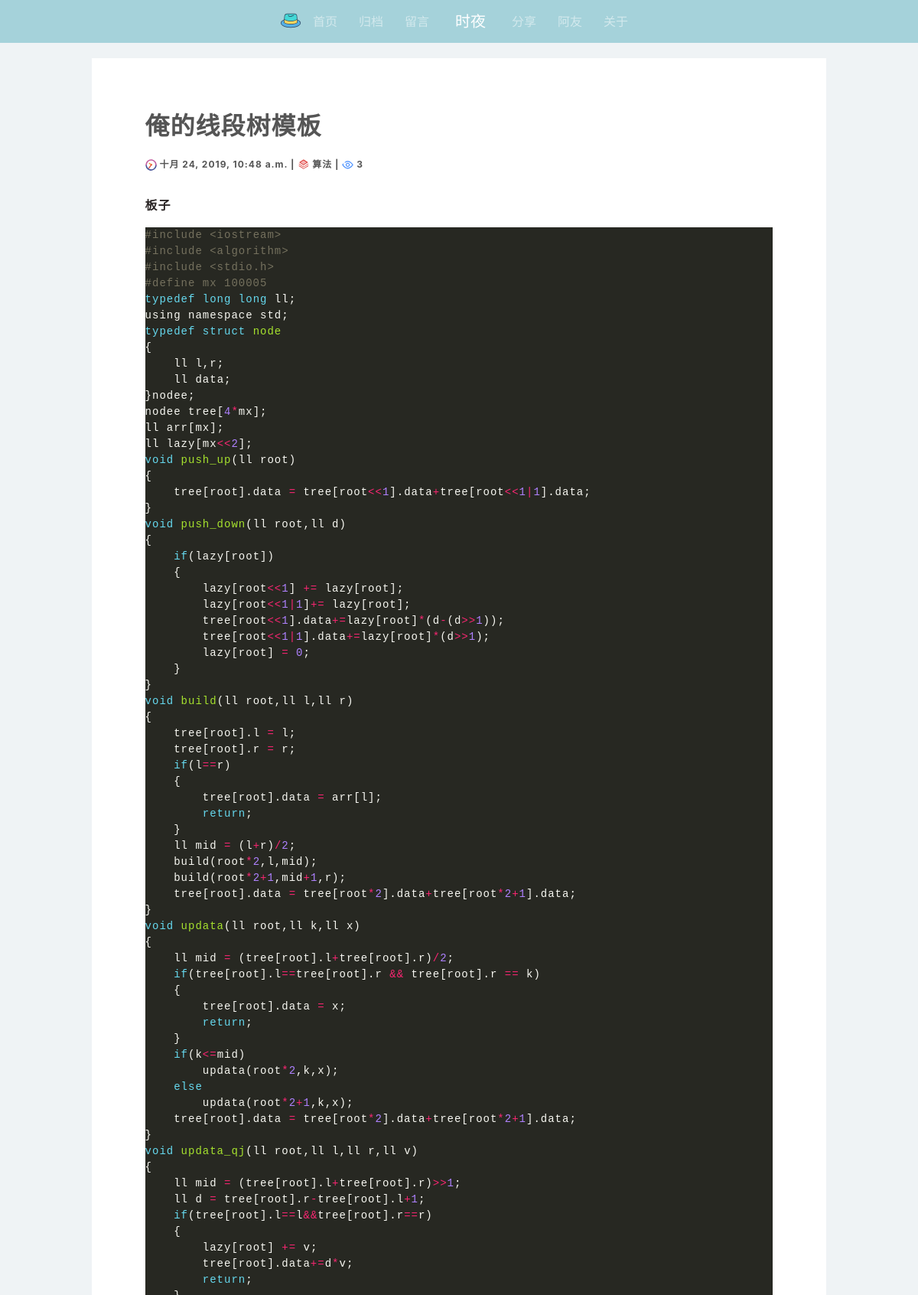
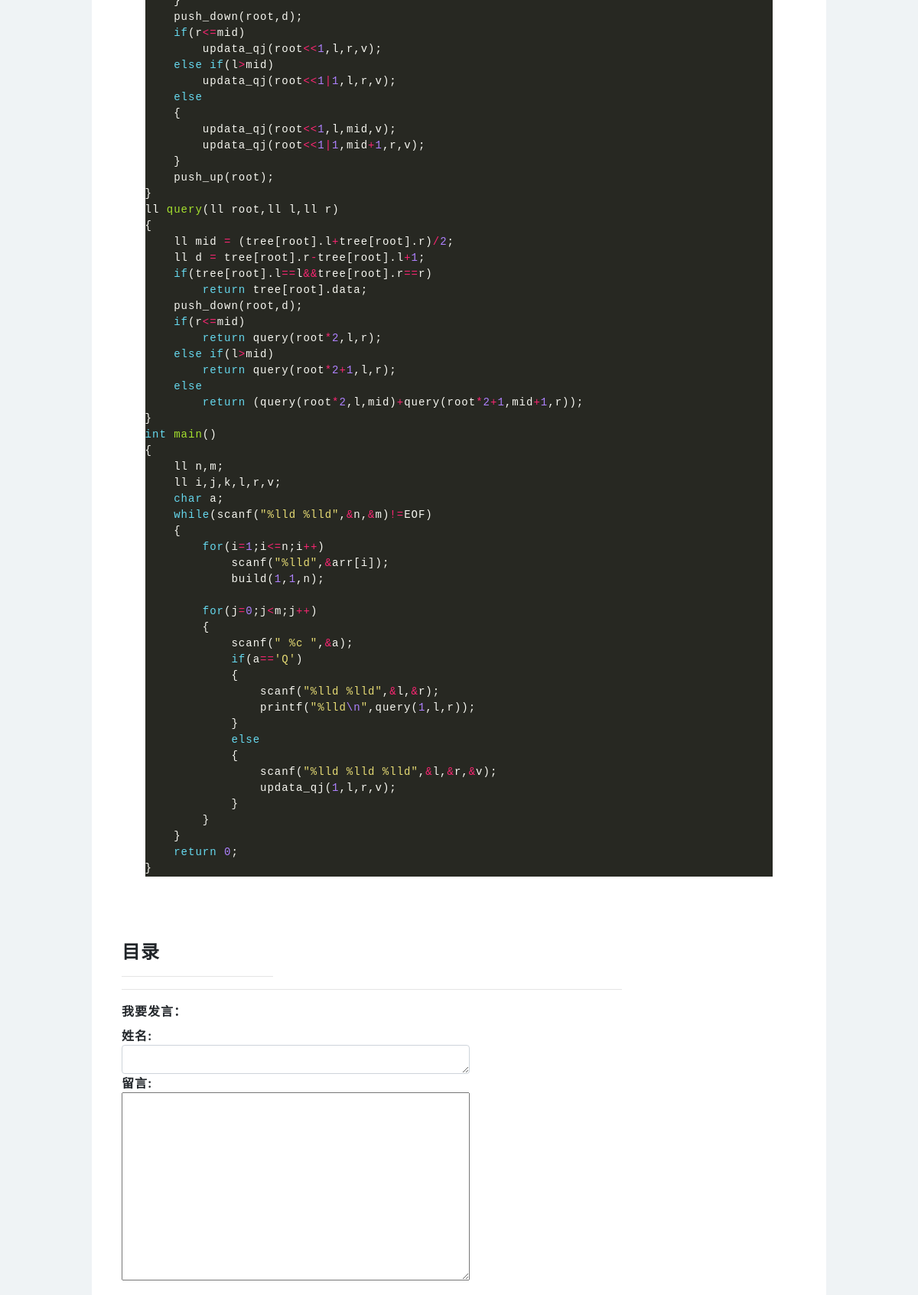
The page /details/24 (upper part) on the database its author committed (2 pictures, top to bottom).
### article/models.py (models this page shows, shortened)
class ArticlePost(models.Model):
    author = models.ForeignKey(User, on_delete=models.CASCADE)
    title = models.CharField(max_length=100)
    column = models.ForeignKey(ArticleColumn,null=True,blank=True,on_delete=models.CASCADE,related_name='article')
    tags = TaggableManager(blank=True)
    profile = models.TextField(default=0)
    body = models.TextField()
    created = models.DateTimeField(default=timezone.now)
    updated = models.DateTimeField(auto_now=True)
    totalviews = models.PositiveIntegerField(default=0)
    class Meta:
        ordering = ('-created',)

class ArticleColumn(models.Model):
    title = models.CharField(max_length=50, blank=True)
    created = models.DateTimeField(default=timezone.now)
    def __str__(self):
        return self.title

### article/views.py (the view)
# urls.py: path('details/<int:article_id>', views.article_details, name='article_details'),
def article_details(request, article_id):
    comment_form = CommentForm()
    article = ArticlePost.objects.get(pk=article_id)
    comments = Comment.objects.filter(article=article_id)
    article.totalviews += 1
    article.save(update_fields = ['totalviews'])
    md = markdown.Markdown(extensions=[
        'markdown.extensions.extra',
        'markdown.extensions.codehilite',
        'markdown.extensions.toc',
        ])
    article.body = md.convert(article.body);
    context = {'article': article,
               'toc':md.toc,
               'comments': comments,
               'comment_form': comment_form,}
    return render(request, 'article/details.html', context)

### comment/forms.py
class CommentForm(forms.ModelForm):
    class Meta:
        model = Comment
        fields = ['name','body']

### templates/article/details.html (shortened to what this page needs)
{% extends "base.html" %}
{% load static %}
{% block content %}
<div style="height: 20px;">
</div>
<div id="dts">
<article class="article-details">
	<div id="title" >
		<h2 style="color: #555555;"><strong>{{ article.title }}</strong></h2>
	</div>
	<div id="data"><strong>
	<img src="{%static 'img/钟.svg' %}" width="15px" height="15px"><span> {{ article.created }}</span> |
	<span><img src="{%static 'img/文档.svg' %}" width="15px" height="15px"> {{article.column}}</span> |
	<span><img src="{%static 'img/眼睛.svg' %}" width="15px" height="15px"> {{article.totalviews}}</span>
	</strong>
	</div>
	<div id="content">
		<p>{{ article.body|safe }}</p>
	</div>
</article>
<div class="col-3 mt-4">
            <h4><strong>目录</strong></h4>
            <hr>
        </div>
<div class="col-9">
    <hr>
        <div>
            <form
                action="{% url 'comment:post_comment' article.id %}"
                method="POST"
            >
                <div class="form-group">
                    <label for="body">
                        <strong>
                            我要发言：
                        </strong>
                    </label>
					<br>
					<strong>
					    姓名:
					</strong>
					<textarea
					    type="text"
					    class="form-control"
					    id="nameeee"
					    name="name"
					    rows="1"
						></textarea>
						<strong>
						    留言:
						</strong>
                    <div>
                        {{ comment_form.body }}
                    </div>
                </div>
            </form>
        </div>
        <br>
</div>
</div>
{% endblock content %}

### static/css/monokai.css (style rules this page uses)
.codehilite { background: #272822; color: #f8f8f2 }
.codehilite .k { color: #66d9ef }
.codehilite .n { color: #f8f8f2 }
.codehilite .o { color: #f92672 }
.codehilite .p { color: #f8f8f2 }
.codehilite .cp { color: #75715e }
.codehilite .cpf { color: #75715e }
.codehilite .kt { color: #66d9ef }
.codehilite .s { color: #e6db74 }
.codehilite .nc { color: #a6e22e }
.codehilite .nf { color: #a6e22e }
.codehilite .w { color: #f8f8f2 }
.codehilite .mi { color: #ae81ff }
.codehilite .sc { color: #e6db74 }
.codehilite .se { color: #ae81ff }

### static/css/index.css (style rules this page uses)
html,body { width: 100%; background-color: #eff3f5; }
@media (min-width: 700px) { #dts { width: 80%; margin: auto; padding: 2%; letter-spacing:1px; background-color: #FFFFFF; overflow: hidden; } }
.article-details #title { min-height: 60px; *+height:100%; _height:60px; }
.article-details #content p { font-size: 16px; color: #292424; }
article { width: 100%; height: auto; padding: 5%; letter-spacing:1px; }
#title { min-height: 45px; *+height:100%; _height:45px; width: 100%; }
#content { padding-top: 20px; height: auto; width: 100%; }
#content p { color: #7d7979; font-family: serif; font-size: 14px; }
#data { height: 15px; width: 100%; font-size: 12px; color: #555555; }
#data span { font-size: 12px; }
.form-group textarea { width: 455px; }
img { max-width: 100%; max-height: 100%; *+height:100%; _height:100%; *+width:100%; _width:100%; }

### rows shown on the page
ArticlePost: title "俺的线段树模板", created "十月 24, 2019, 10:48 a.m.", column "算法", totalviews "3", body "板子 #include <iostream> #include <algorithm> #include <stdio.h> #define mx 100005 typedef long long ll ; using namespace std ; typedef struct node { ll l , r ; ll data ; } nodee ; nodee tree [ 4 * mx ]; ll arr [ mx ]; ll lazy [ mx << 2 ]; void push_up ( ll root ) { tree [ root ]. data = tree [ root << 1 ]. data + tree [ root << 1 | 1 ]. data ; } void push_down ( ll root , ll d ) { if ( lazy [ root ]) { lazy [ root << 1 ] += lazy [ root ]; lazy [ root << 1 | 1 ] += lazy [ root ]; tree [ root << 1 ]. data += lazy [ root ] * ( d - ( d >> 1 )); tree [ root << 1 | 1 ]. data += lazy [ root ] * ( d >> 1 ); lazy [ root ] = 0 ; } } void build ( ll root , ll l , ll r ) { tree [ root ]. l = l ; tree […"
